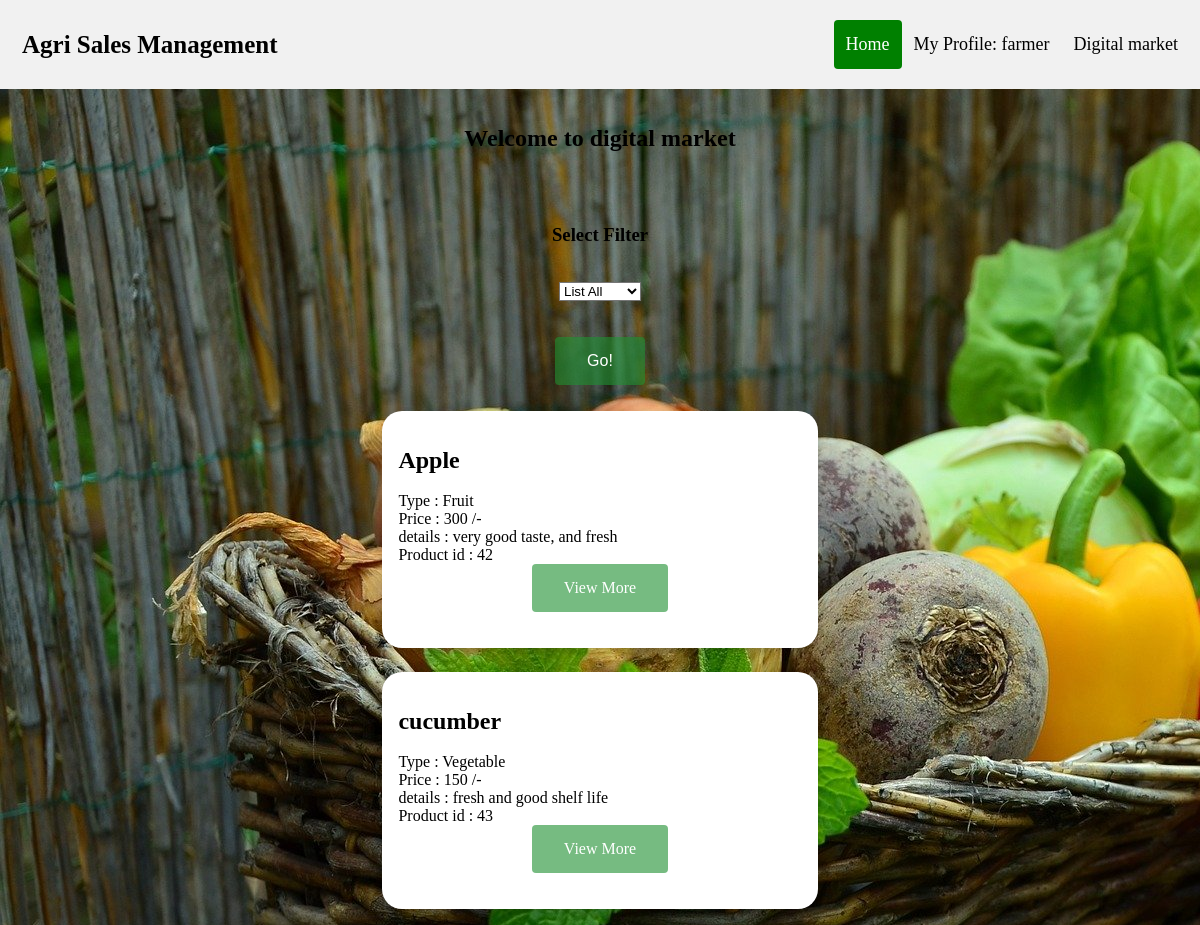
The page /productMenu.php?n=1 (signed in) on the database its author committed.
### tables this page shows
CREATE TABLE `fproduct` (
  `fid` int(255) NOT NULL,
  `pid` int(255) NOT NULL,
  `product` varchar(255) NOT NULL,
  `pcat` varchar(255) NOT NULL,
  `pinfo` varchar(255) NOT NULL,
  `price` float NOT NULL
);

### productMenu.php (the view, shortened to what this page needs)
<?php
	require 'db.php';
?>
<!DOCTYPE html>
<html lang="en">
	<head>
		<link rel="stylesheet" href="css/style1.css">
		<link rel="stylesheet" href="css/style3.css">
	</head>
	<body class>
		<?php
			require 'menu.php';
		?>
			<section id="main">
				<div class="container">
				<br><br>
						<center>
							<h2>Welcome to digital market</h2>
						</center>
						<br><br>
						<?php
							if(isset($_GET['n']) AND $_GET['n'] == 1):
						?>
						<br><br>
						<center>
						<h3>Select Filter</h3>
						</center>
						<br><br>
						<form method="GET" action="productMenu.php?">
							<center>
							<div class="row">
								<div class="col-sm-4">
									<div class="col-sm-2">
										<div class="select-wrapper" style="width: auto" >
											<select name="type" id="type" required style="background-color:white;color: black;">
												<option value="all" style="color: black;">List All</option>
											</select>
							  			</div>
									</div>
									<br><br>
									<div class="col-sm-2">
										<input class="buttonfit" type="submit" value="Go!" />
										<br><br>
									</div>
							</div>
							</center>
						</form>
						<?php endif; ?>
				</div>
			<section id="two" class="wrapper style2 align-center">
				<div class="container">
				<?php
					if(!isset($_GET['type']) OR $_GET['type'] == "all")
					{
					 	$sql = "SELECT * FROM fproduct WHERE 1";
					}
					$result = mysqli_query($conn, $sql);
				?>
				<div class="row">
				<?php
					while($row = $result->fetch_array()):
				?>
				<div class="row">
        			<div class="column">
            			<div class="card">
               				<div class="container">
							   <section>
								<br><br>
								<strong><h2 class="title" style="color:black; "><?php echo $row['product'].'';?></h2></strong>
								<br>
								<blockquote><?php echo "Type : ".$row['pcat'].'';?><br>
								<?php echo "Price : ".$row['price'].' /-';?><br>
								<?php echo "details : ".$row['pinfo'].'';?><br>
								<?php echo "Product id : ".$row['pid'].'';?><br>
								</blockquote>
								<center><a href="review.php?pid=<?php echo $row['pid'] ;?>" class="buttonfit"> View More </a></center>
								<br><br>
								</section>
                			</div>
            			</div>
        			</div>
				</div>
				<?php endwhile;	?>
				</div>
			</section>
		</section>
</body>
</html>

### css/style1.css (style rules this page uses)
* { margin: 0; padding: 0; box-sizing: border-box; }
.buttonfit { background-color:rgba(31, 145, 50, 0.61); border-radius: 4px; border: 0px; color: white; padding: 15px 32px; text-align: center; text-decoration: none; display: inline-block; font-size: 16px; }

### css/style3.css (style rules this page uses)
body { margin: 0; }
body { height: 100vh; width: 100%; }
.column { margin: auto; width: 40%; margin-bottom: 16px; padding: 0 8px; }
html { box-sizing: border-box; }
*, *:before, *:after { box-sizing: inherit; }
.card { box-shadow: 0 4px 8px 0 rgba(0, 0, 0, 0.2); margin: 8px; background-color: #ffffff; border-radius: 20px; }
.container { padding: 0 16px; }
.container::after, .row::after { content: ""; clear: both; display: table; }
.title { color: rgb(61, 57, 57); }

### productMenu.php (style rules this page uses)
body { background-image: url('images/image6.jpg'); }

### rows shown on the page
fproduct: product "Apple", pcat "Fruit", price "300", pinfo "very good taste, and fresh", pid "42"
fproduct: product "cucumber", pcat "Vegetable", price "150", pinfo "fresh and good shelf life", pid "43"

### other values the page prints
$loginProfile "My Profile: farmer"
